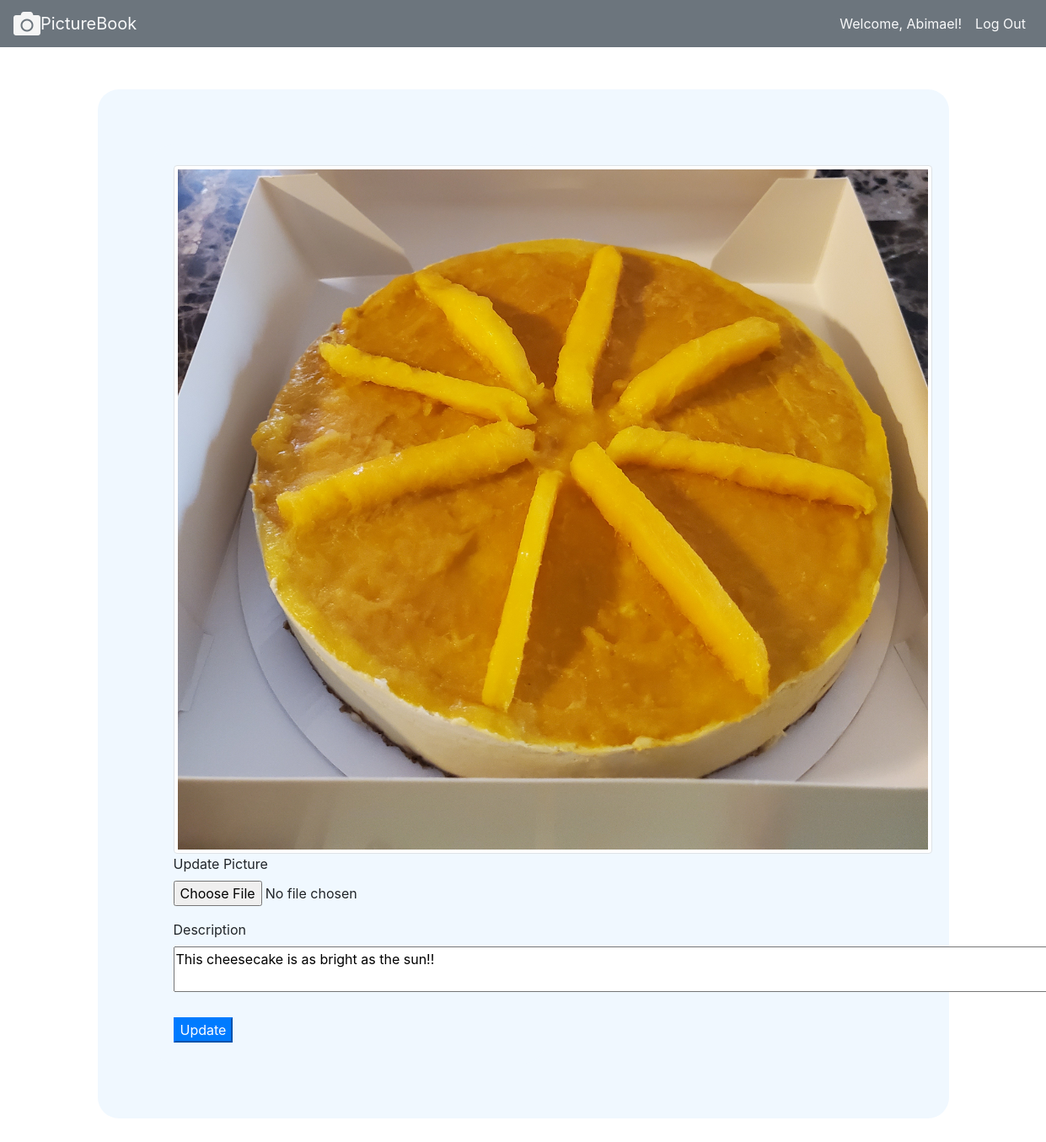
/edit_post/3 (signed in), run on an earlier commit of the app's database.
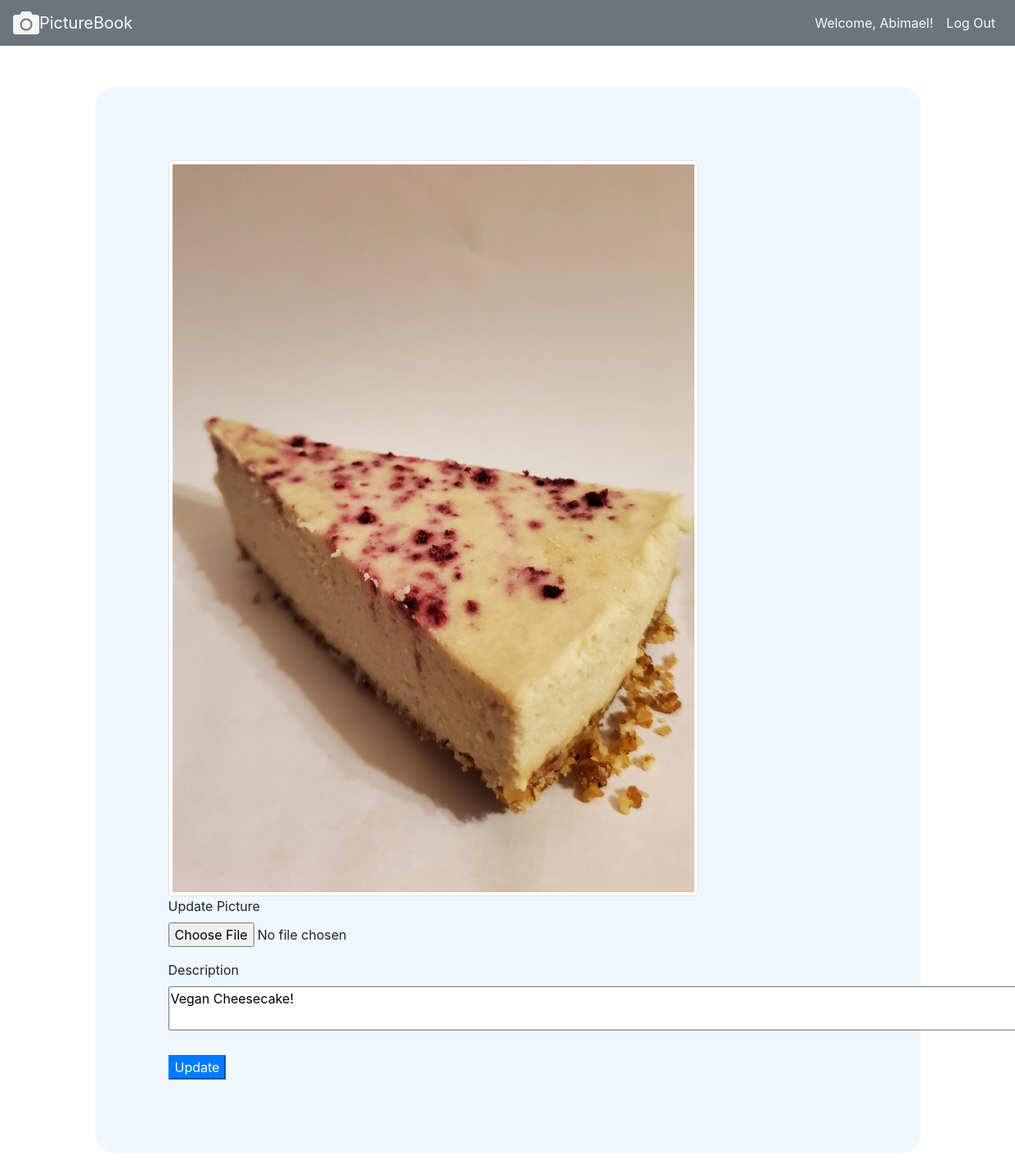
And on a later commit of the database.
### pictureapp/models.py (models this page shows)
class User(models.Model):
    first_name = models.CharField(max_length=255)
    last_name = models.CharField(max_length=255)
    email = models.CharField(max_length=255)
    phone = models.CharField(default="(555)555-5555", max_length=255)
    city = models.CharField(null=True, max_length=255)
    password = models.CharField(max_length=255)
    profile_pic = models.ImageField(default="profile.png", null=True, blank=True)
    created_at = models.DateTimeField(auto_now_add=True)
    updated_at = models.DateTimeField(auto_now=True)
    objects = UserManager()

class Post(models.Model):
    picture = models.ImageField(null=True, blank=True)
    desc = models.TextField(null=True)
    poster = models.ForeignKey(User, related_name='user_posts', on_delete=models.CASCADE)
    likes = models.ManyToManyField(User, related_name='liked_posts')

### pictureapp/views.py (the view, shortened to what this page needs)
# urls.py: path('edit_post/<int:id>', views.edit_post),
def edit_post(request,id):
    user = User.objects.get(id=request.session["user_id"])
    post = Post.objects.get(id=id)
    if request.method == "GET":
        context = {
        "user":user,
        "post":post,
    }
        return render(request,'edit_post.html', context)

### pictureapp/templates/edit_post.html (shortened to what this page needs)
<!DOCTYPE html>
<html lang="en">
    <head>
        <link rel="stylesheet" href="https://maxcdn.bootstrapcdn.com/bootstrap/4.0.0/css/bootstrap.min.css">
        <link rel="stylesheet" href="https://use.fontawesome.com/releases/v5.7.0/css/all.css">
        {% load static %}
        <link rel="stylesheet" href="{% static '/css/styles.css' %}">
    </head>
    <body>
        <nav id="card1" class="navbar navbar-expand-lg navbar-light bg-secondary">
            <div class="collapse navbar-collapse" id="navbarTogglerDemo01">
                <i class='fa fa-camera fa-2x'></i>
                <a id="Title" class="navbar-brand text-light" href="/wall">PictureBook</a>
                <ul class="navbar-nav ml-auto mt-2 mt-lg-0 ml-auto">
                    <li class="nav-item active">
                        <a class="nav-link text-light" href="/profile/{{request.session.user_id}}">Welcome, {{request.session.user_name}}!</a>
                    </li>
                    <li class="nav-item active">
                        <a class="nav-link text-light" href="/logout">Log Out</a>
                    </li>
                </ul>
            </div>
        </nav>
        <div class="container">
            <div id="Pic"  class="row">
                <div class="post col-md-6">
                    <img id="picture" class="img-thumbnail" alt="missing image" src="{{post.picture.url}}" >
                    <br>
                    <form action="/edit_post/{{post.id}}" method="post" enctype="multipart/form-data">
                        <div class="form-group">
                            <label for="exampleFormControlFile1">Update Picture</label>
                            <input type="file" class="form-control-file" id="pic" value="{{post.picture}}" name="pic">
                        </div>
                        <div>
                            <label for="">Description</label>
                            <textarea name="desc" cols="100" rows="2">{{post.desc}}</textarea>
                        </div>
                        <br>
                        <button class="btn-primary">Update</button>
                    </form>
                </div>
            </div>
        </div>
    </body>
</html>

### pictureapp/static/css/styles.css (style rules this page uses)
.post { background-color: aliceblue; padding: 25px; margin: 25px; border-radius: 25px; }
.img-thumbnail { max-width: 500px; max-height: 500px; }
i { color: rgb(245, 245, 245); }
#picture { max-width: 900px; max-height: 900px; }
#Pic { background-color: aliceblue; padding: 40px; margin: 50px; border-radius: 25px; }

What changed in the data, as far as the page shows it:
changed Post: picture: a different picture; desc "This cheesecake is as bright as the sun!!" → "Vegan Cheesecake!"
